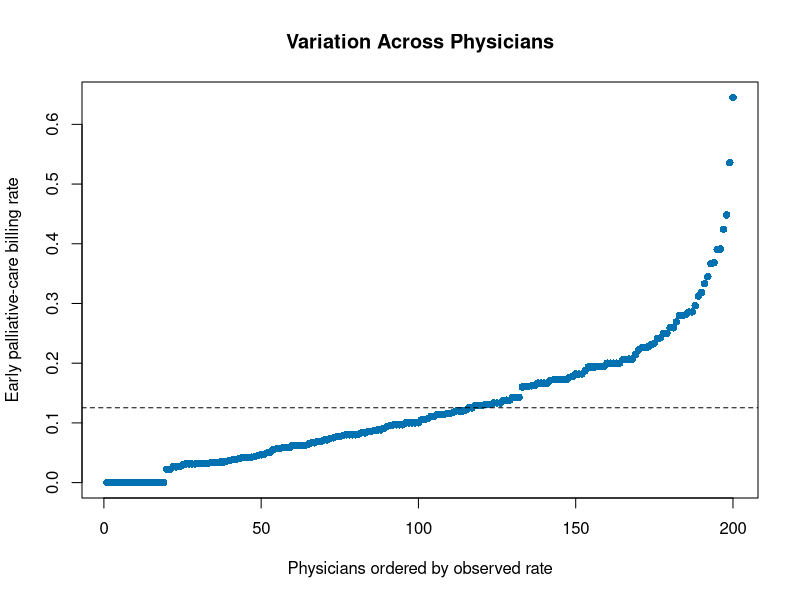

Generate this figure with R:
set.seed(2026)
dir.create("data",FALSE);dir.create("output",FALSE);dir.create("figures",FALSE);dir.create("docs",FALSE)
n_org<-40;n_phys<-200;n<-6000
phys<-data.frame(physician_id=1:n_phys,org_id=sample(1:n_org,n_phys,TRUE),integrated=rbinom(n_phys,1,.45),prior_referral=rbinom(n_phys,1,.30),phys_re=rnorm(n_phys,0,.6))
org<-data.frame(org_id=1:n_org,specialist=rbinom(n_org,1,.35),org_re=rnorm(n_org,0,.35));phys<-merge(phys,org,by="org_id")
d<-data.frame(patient_id=1:n,physician_id=sample(1:n_phys,n,TRUE),age=round(runif(n,66,90),1),female=rbinom(n,1,.52),comorbidity=rpois(n,1.2),cancer=factor(sample(c("Breast","Colorectal","Lung","Pancreatic","Prostate"),n,TRUE)))
d<-merge(d,phys,by="physician_id",sort=FALSE);lp<-with(d,-2.8+.02*(age-75)+.09*comorbidity+.3*(cancer=="Pancreatic")+.2*integrated+.5*prior_referral+.2*specialist+phys_re+org_re);d$early_pc<-rbinom(n,1,plogis(lp));write.csv(d,"data/provider_patient_data.csv",row.names=FALSE)
base<-lm(early_pc~age+female+comorbidity+cancer,data=d);pf<-lm(early_pc~age+female+comorbidity+cancer+factor(physician_id),data=d);of<-lm(early_pc~age+female+comorbidity+cancer+factor(org_id),data=d)
metrics<-data.frame(metric=c("Overall early-PC billing rate","Residual variation explained by physician FE","Residual variation explained by organization FE"),estimate=c(mean(d$early_pc),1-var(resid(pf))/var(resid(base)),1-var(resid(of))/var(resid(base))));write.csv(metrics,"output/variation_metrics.csv",row.names=FALSE)
g<-glm(early_pc~age+female+comorbidity+cancer+integrated+prior_referral+specialist,family=binomial(),data=d);s<-coef(summary(g));assoc<-data.frame(term=rownames(s),odds_ratio=exp(s[,1]),lower=exp(s[,1]-1.96*s[,2]),upper=exp(s[,1]+1.96*s[,2]),p_value=s[,4],row.names=NULL);write.csv(assoc,"output/adjusted_associations.csv",row.names=FALSE)
pr<-aggregate(early_pc~physician_id,d,mean);pr<-pr[order(pr$early_pc),];png("figures/provider-variation.png",900,600);plot(seq_len(nrow(pr)),pr$early_pc,pch=16,col="#0072B2",xlab="Physicians ordered by observed rate",ylab="Early palliative-care billing rate",main="Variation Across Physicians");abline(h=mean(d$early_pc),lty=2);dev.off()
stopifnot(nrow(d)==n,all(metrics$estimate>=0),all(metrics$estimate<=1))
html<-sprintf('<!doctype html><meta charset="utf-8"><style>body{font:16px Arial;max-width:900px;margin:40px auto;color:#111;line-height:1.5}img{max-width:100%%}</style><h1>Provider Variation &amp; Fixed-Effects Analysis</h1><p><b>Question:</b> How much adjusted variation in early palliative-care billing is associated with physicians and organizations?</p><h2>Design</h2><p>Synthetic hierarchical cohort: %s patients, %s physicians, %s organizations.</p><h2>Findings</h2><p>Overall billing rate: %.1f%%. Descriptive residual variation reduction: physician FE %.1f%%; organization FE %.1f%%.</p><img src="../figures/provider-variation.png"><h2>Interpretation</h2><p>Fixed effects describe variation after measured case-mix adjustment; they do not establish causal provider performance.</p>',n,n_phys,n_org,100*metrics$estimate[1],100*metrics$estimate[2],100*metrics$estimate[3]);writeLines(html,"docs/index.html")
